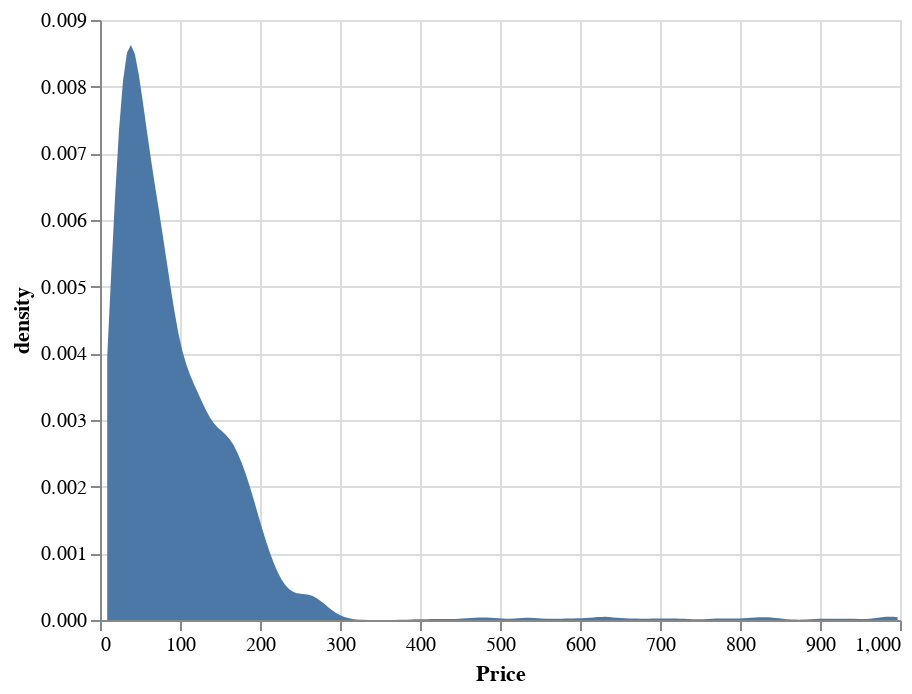

Notebook code for this chart:
### Code cell
# price, density function
alt.Chart(source).transform_density(
    'Price',
    as_=['Price', 'density'],
).mark_area().encode(
    x="Price:Q",
    y='density:Q',
    tooltip=['Price']
)

### Figure 1 — Vega-Lite specification as saved in the notebook (floating-point values rounded to 4 significant figures; data arrays with more than 128 entries replaced by an {"elided": "..."} marker saying what was removed)
{"config": {"view": {"continuousWidth": 400, "continuousHeight": 300}}, "data": {"name": "data-6dab6b0ae15d5de0e61c601268fbafd9"}, "mark": "area", "encoding": {"tooltip": [{"type": "quantitative", "field": "Price"}], "x": {"type": "quantitative", "field": "Price"}, "y": {"type": "quantitative", "field": "density"}}, "transform": [{"density": "Price", "as": ["Price", "density"]}], "$schema": "https://vega.github.io/schema/vega-lite/v4.8.1.json", "datasets": {"data-6dab6b0ae15d5de0e61c601268fbafd9": {"elided": "2988 records"}}}
